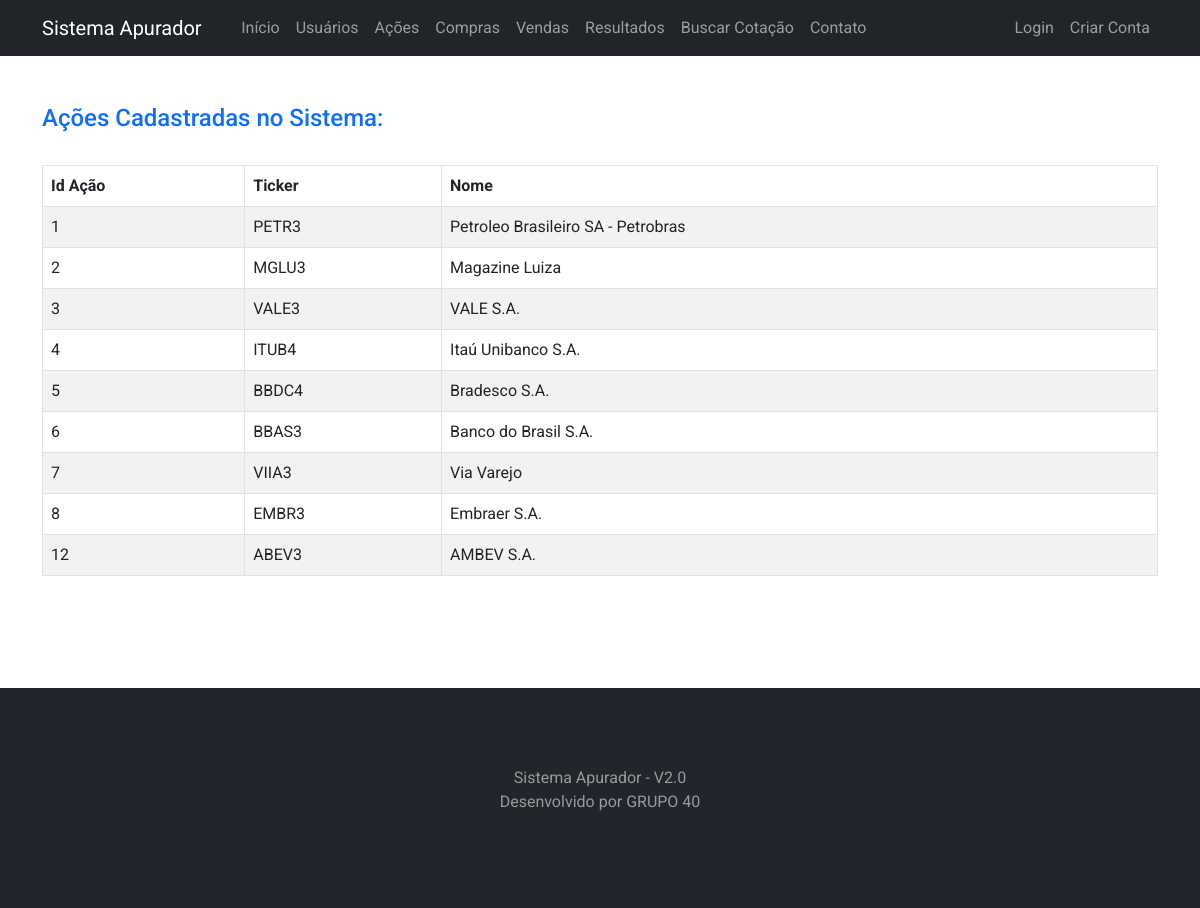
Page /acoes/lista on the committed database.
### app/models.py (models this page shows, shortened)
class Acoes(database.Model):
    id = database.Column(database.Integer, primary_key=True, autoincrement=True)
    nome = database.Column(database.String, nullable=False)
    ticker = database.Column(database.String, nullable=False, unique=True)
    compras = database.relationship(
        "Compras", foreign_keys="[Compras.id_acao]", back_populates="acao"
    )
    vendas = database.relationship(
        "Vendas", foreign_keys="[Vendas.id_acao]", back_populates="acao"
    )

### app/routes.py (the view)
@app.route('/acoes/lista')
def acoes_lista():
    acoes = Acoes.query.order_by(Acoes.id.asc())
    return render_template('acoeslista.html', acoes=acoes)

### app/templates/acoeslista.html (shortened to what this page needs)
{% extends 'base.html' %}
{% block body %}
<div class="container">
    <h4 class="text-primary">Ações Cadastradas no Sistema:</h4> <br>
    <table class="table table-striped table-bordered table-condensed table-hover">
        <thead>
            <tr>
                <th>Id Ação</th>
                <th>Ticker</th>
                <th>Nome</th>
            </tr>
        </thead>
        <tbody>
            {% for acao in acoes %}
            <tr>
                <td>{{ acao.id }}</td>
                <td>{{ acao.ticker }}</td>
                <td>{{ acao.nome }}</td>
            </tr>
            {% endfor %}
        </tbody>
    </table>
</div>
{% endblock %}

### app/templates/base.html (shortened to what this page needs)
<!DOCTYPE html>
<html lang="pt-br">
<head>
  <link href="https://cdn.jsdelivr.net/npm/bootstrap@5.0.0-beta1/dist/css/bootstrap.min.css" rel="stylesheet" />
  <link rel="stylesheet" type="text/css" href="{{ url_for('static', filename='main.css') }}" />
</head>
<body>
  {% include 'navbar.html' %}
  <div class="container pb-4">
  </div>
  {% block body %} {% endblock %}
  {% include 'footer.html' %}
</body>
</html>

### app/templates/navbar.html (shortened to what this page needs)
<nav class="navbar navbar-expand-lg navbar-dark bg-dark mb-4">
  <div class="container-fluid container">
    <a class="navbar-brand" href="{{ url_for('home') }}">Sistema Apurador</a>
    <div class="collapse navbar-collapse" id="openMenu">
      <ul class="navbar-nav me-auto ">
        <li class="nav-item">
          <a class="nav-link" aria-current="page" href="{{ url_for('home') }}">Início</a>
        </li>
        <li class="nav-item">
          <a class="nav-link" href="{{ url_for('usuarios') }}">Usuários</a>
        </li>
        <li class="nav-item">
          <a class="nav-link" href="{{ url_for('acoes') }}">Ações</a>
        </li>
        <li class="nav-item">
          <a class="nav-link" href="{{ url_for('compras') }}">Compras</a>
        </li>
        <li class="nav-item">
          <a class="nav-link" href="{{ url_for('vendas') }}">Vendas</a>
        </li>
        <li class="nav-item">
          <a class="nav-link" href="{{ url_for('apuracao') }}">Resultados</a>
        </li>
         <li class="nav-item">
          <a class="nav-link" href="{{ url_for('busca') }}">Buscar Cotação</a>
        </li>
        <li class="nav-item">
          <a class="nav-link" href="{{ url_for('contato') }}">Contato</a>
        </li>
      </ul>
      <ul class="d-flex navbar-nav">
        {% if current_user.is_authenticated %}
        <li class="nav-item">
          <a class="nav-link" href="{{ url_for('perfil') }}">Meu Perfil</a>
        </li>
        <li class="nav-item">
          <a class="nav-link" href="{{ url_for('sair') }}">Sair</a>
        </li>
        {% else %}
        <li class="nav-item">
          <a class="nav-link" href="{{ url_for('login') }}">Login</a>
        </li>
        <li class="nav-item">
          <a class="nav-link" href="{{ url_for('login') }}">Criar Conta</a>
        </li>
        {% endif %}
      </ul>
    </div>
  </div>
</nav>

### app/templates/footer.html
<footer class="footer">
  <p>Sistema Apurador - V2.0
    <br />
    Desenvolvido por GRUPO 40
  </p>
</footer>

### app/static/main.css (style rules this page uses)
body { font-family: 'Roboto', sans-serif; }
.footer { width: 100%; height: 220px; margin: 4rem auto 0 auto; background-color: #22252b; padding: 3rem; display: flex; justify-content: center; align-items: center; }
.footer > p { text-align: center; color: #999; }

### rows in the picture
Acoes: id "1", ticker "PETR3", nome "Petroleo Brasileiro SA - Petrobras"
Acoes: id "2", ticker "MGLU3", nome "Magazine Luiza"
Acoes: id "3", ticker "VALE3", nome "VALE S.A."
Acoes: id "4", ticker "ITUB4", nome "Itaú Unibanco S.A."
Acoes: id "5", ticker "BBDC4", nome "Bradesco S.A."
Acoes: id "6", ticker "BBAS3", nome "Banco do Brasil S.A."
Acoes: id "7", ticker "VIIA3", nome "Via Varejo"
Acoes: id "8", ticker "EMBR3", nome "Embraer S.A."
Acoes: id "12", ticker "ABEV3", nome "AMBEV S.A."
